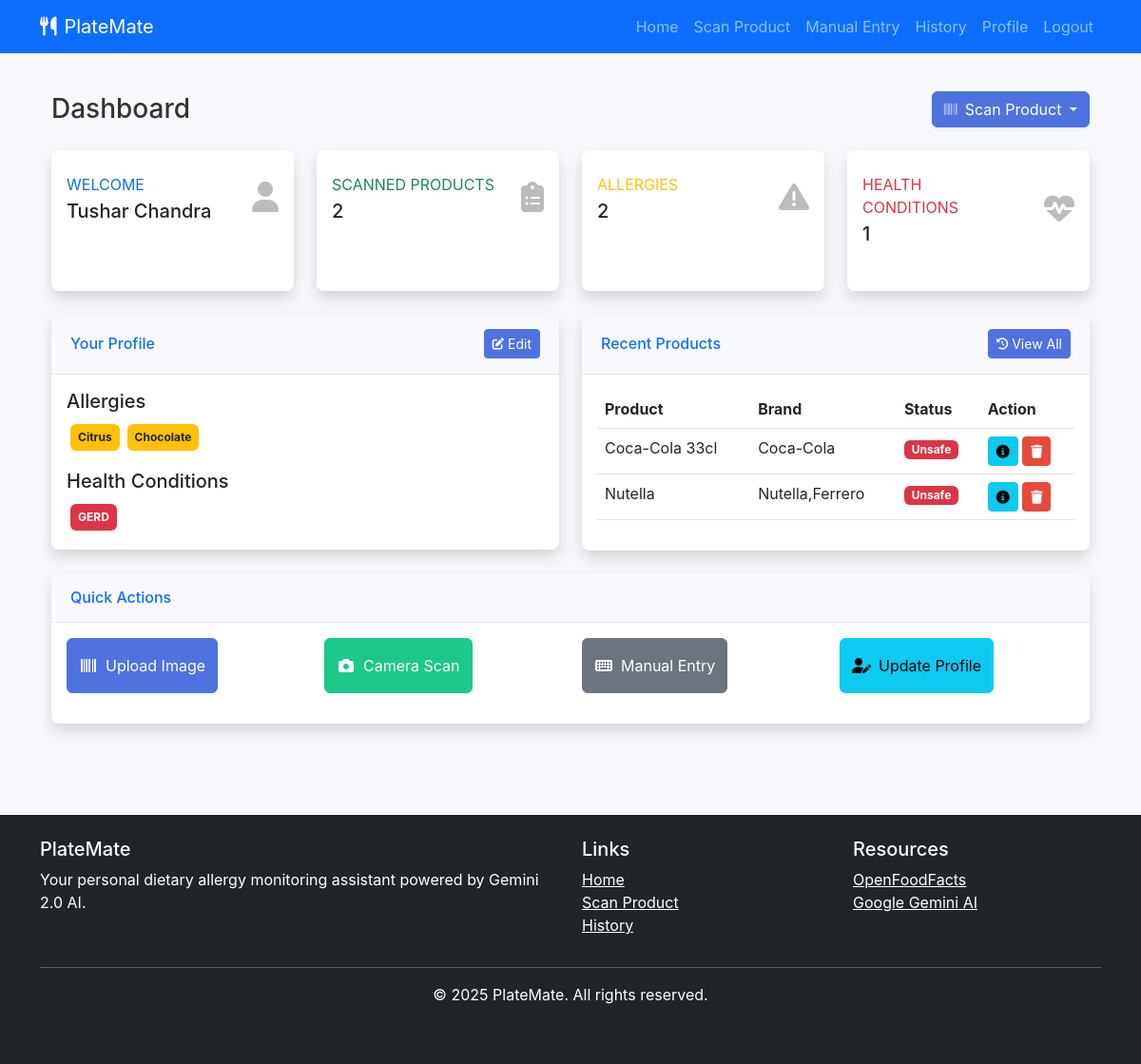
Page / (signed in) on the earlier database version.
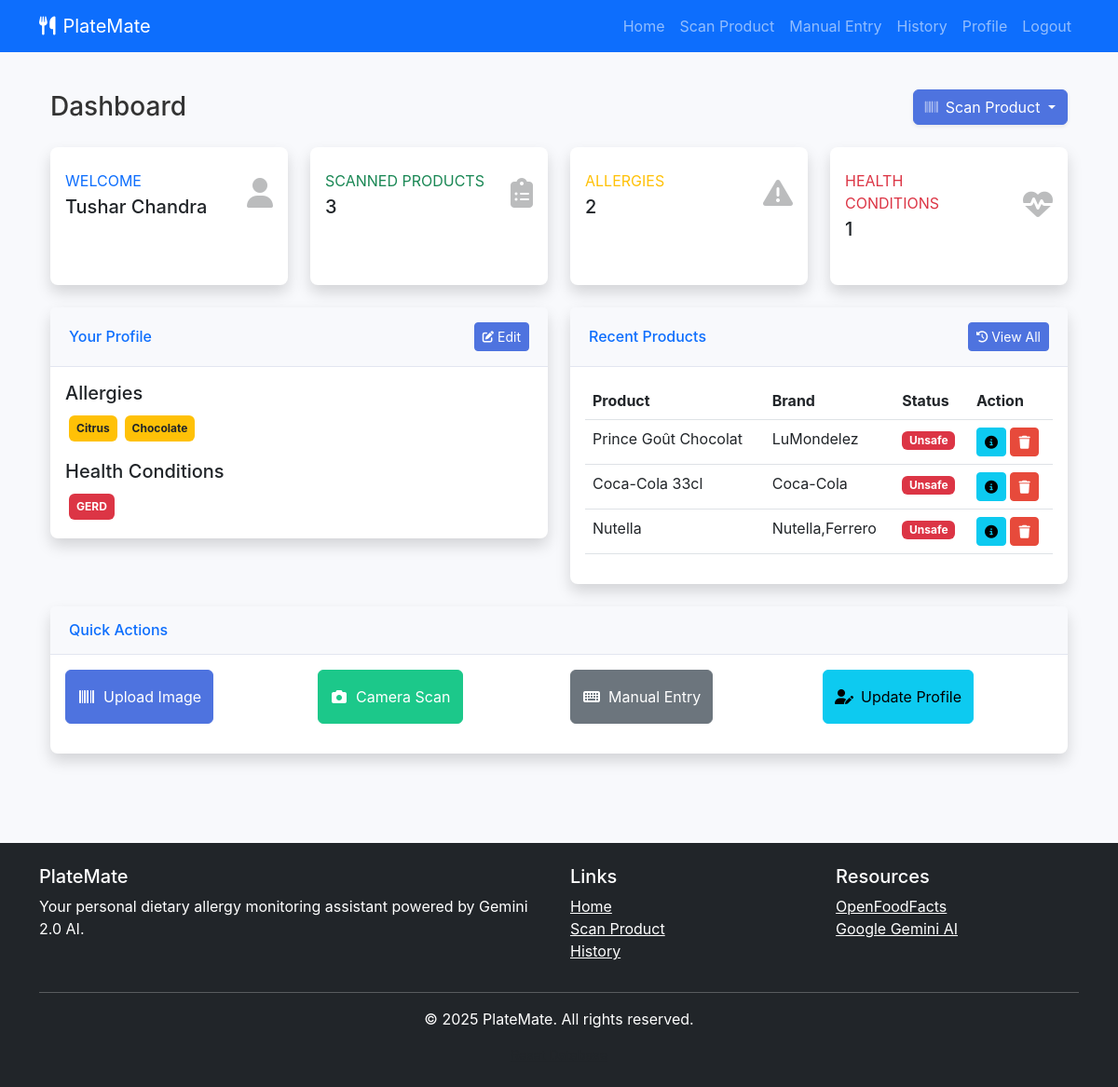
Same page on the later database version.
### app.py (models this page shows)
class User(db.Model):
    id = db.Column(db.Integer, primary_key=True)
    username = db.Column(db.String(120), unique=True, nullable=False)
    name = db.Column(db.String(120), nullable=False)
    mobile = db.Column(db.String(20), unique=True, nullable=False)
    age = db.Column(db.Integer, nullable=False)
    allergies = db.Column(db.String(255), default="")
    health_conditions = db.Column(db.String(255), default="")
    saved_products = db.relationship('SavedProduct', backref='user', lazy=True)

class SavedProduct(db.Model):
    id = db.Column(db.Integer, primary_key=True)
    barcode = db.Column(db.String(50), nullable=False)
    title = db.Column(db.String(200), nullable=False)
    brand = db.Column(db.String(100))
    category = db.Column(db.String(100))
    is_safe = db.Column(db.Boolean, default=True)
    user_id = db.Column(db.Integer, db.ForeignKey('user.id'), nullable=False)
    date_added = db.Column(db.DateTime, default=db.func.current_timestamp())

### app.py (the view)
@app.route('/')
def home():
    if 'user_id' in session:
        user = User.query.get(session['user_id'])
        if not user:
            session.clear()
            flash("User not found. Please log in again.", "danger")
            return redirect(url_for('login'))
        recent_products = SavedProduct.query.filter_by(user_id=user.id).order_by(SavedProduct.date_added.desc()).limit(5).all()
        return render_template('dashboard.html', user=user, recent_products=recent_products)
    return render_template('index.html')

### templates/dashboard.html (shortened to what this page needs)
{% extends 'base.html' %}
{% block content %}
<div class="container">
    <div class="d-sm-flex align-items-center justify-content-between mb-4">
        <h1 class="h3 mb-0 text-gray-800">Dashboard</h1>
        <div class="dropdown">
            <button class="btn btn-primary dropdown-toggle shadow-sm" type="button" id="scanDropdown" data-bs-toggle="dropdown" aria-expanded="false">
                <i class="fas fa-barcode fa-sm text-white-50 me-2"></i>Scan Product
            </button>
        </div>
    </div>
    <div class="row">
        <div class="col-xl-3 col-md-6 mb-4">
            <div class="card border-0 shadow h-100 py-2 stat-card stat-primary">
                <div class="card-body">
                    <div class="row no-gutters align-items-center">
                        <div class="col mr-2">
                            <div class="text-xs font-weight-bold text-primary text-uppercase mb-1">
                                Welcome
                            </div>
                            <div class="h5 mb-0 font-weight-bold text-gray-800">{{ user.name }}</div>
                        </div>
                        <div class="col-auto">
                            <i class="fas fa-user fa-2x text-gray-300 stat-icon"></i>
                        </div>
                    </div>
                </div>
            </div>
        </div>
        <div class="col-xl-3 col-md-6 mb-4">
            <div class="card border-0 shadow h-100 py-2 stat-card stat-success">
                <div class="card-body">
                    <div class="row no-gutters align-items-center">
                        <div class="col mr-2">
                            <div class="text-xs font-weight-bold text-success text-uppercase mb-1">
                                Scanned Products
                            </div>
                            <div class="h5 mb-0 font-weight-bold text-gray-800">{{ user.saved_products|length }}</div>
                        </div>
                        <div class="col-auto">
                            <i class="fas fa-clipboard-list fa-2x text-gray-300 stat-icon"></i>
                        </div>
                    </div>
                </div>
            </div>
        </div>
        <div class="col-xl-3 col-md-6 mb-4">
            <div class="card border-0 shadow h-100 py-2 stat-card stat-warning">
                <div class="card-body">
                    <div class="row no-gutters align-items-center">
                        <div class="col mr-2">
                            <div class="text-xs font-weight-bold text-warning text-uppercase mb-1">
                                Allergies
                            </div>
                            <div class="h5 mb-0 font-weight-bold text-gray-800">
                                {{ user.allergies.split(',')|length if user.allergies else 0 }}
                            </div>
                        </div>
                        <div class="col-auto">
                            <i class="fas fa-exclamation-triangle fa-2x text-gray-300 stat-icon"></i>
                        </div>
                    </div>
                </div>
            </div>
        </div>
        <div class="col-xl-3 col-md-6 mb-4">
            <div class="card border-0 shadow h-100 py-2 stat-card stat-danger">
                <div class="card-body">
                    <div class="row no-gutters align-items-center">
                        <div class="col mr-2">
                            <div class="text-xs font-weight-bold text-danger text-uppercase mb-1">
                                Health Conditions
                            </div>
                            <div class="h5 mb-0 font-weight-bold text-gray-800">
                                {{ user.health_conditions.split(',')|length if user.health_conditions else 0 }}
                            </div>
                        </div>
                        <div class="col-auto">
                            <i class="fas fa-heartbeat fa-2x text-gray-300 stat-icon"></i>
                        </div>
                    </div>
                </div>
            </div>
        </div>
    </div>
    <div class="row">
        <div class="col-lg-6">
            <div class="card shadow mb-4">
                <div class="card-header py-3 d-flex flex-row align-items-center justify-content-between">
                    <h6 class="m-0 font-weight-bold text-primary">Your Profile</h6>
                    <a href="{{ url_for('profile') }}" class="btn btn-sm btn-primary">
                         Edit
                    </a>
                </div>
                <div class="card-body">
                    <div class="mb-3">
                        <h5>Allergies</h5>
                        {% if user.allergies %}
                            <div class="d-flex flex-wrap">
                                {% for allergy in user.allergies.split(',') %}
                                    <span class="badge bg-warning text-dark m-1 p-2">{{ allergy.strip() }}</span>
                                {% endfor %}
                            </div>
                        {% else %}
                            <p class="text-muted">No allergies specified</p>
                        {% endif %}
                    </div>
                    <div>
                        <h5>Health Conditions</h5>
                        {% if user.health_conditions %}
                            <div class="d-flex flex-wrap">
                                {% for condition in user.health_conditions.split(',') %}
                                    <span class="badge bg-danger text-white m-1 p-2">{{ condition.strip() }}</span>
                                {% endfor %}
                            </div>
                        {% else %}
                            <p class="text-muted">No health conditions specified</p>
                        {% endif %}
                    </div>
                </div>
            </div>
        </div>
        <div class="col-lg-6">
            <div class="card shadow mb-4">
                <div class="card-header py-3 d-flex flex-row align-items-center justify-content-between">
                    <h6 class="m-0 font-weight-bold text-primary">Recent Products</h6>
                    <a href="{{ url_for('product_history') }}" class="btn btn-sm btn-primary">
                         View All
                    </a>
                </div>
                <div class="card-body">
                    {% if recent_products %}
                        <div class="table-responsive">
                            <table class="table table-hover">
                                <thead>
                                    <tr>
                                        <th>Product</th>
                                        <th>Brand</th>
                                        <th>Status</th>
                                        <th>Action</th>
                                    </tr>
                                </thead>
                                <tbody>
                                    {% for product in recent_products %}
                                        <tr>
                                            <td>{{ product.title }}</td>
                                            <td>{{ product.brand }}</td>
                                            <td>
                                                {% if product.is_safe %}
                                                    <span class="badge bg-success">Safe</span>
                                                {% else %}
                                                    <span class="badge bg-danger">Unsafe</span>
                                                {% endif %}
                                            </td>
                                            <td>
                                                <a href="{{ url_for('product_details', barcode=product.barcode) }}" class="btn btn-sm btn-info">
                                                    <i class="fas fa-info-circle"></i>
                                                </a>
                                                <form action="{{ url_for('delete_product', product_id=product.id) }}" method="POST" class="d-inline" onsubmit="return confirm('Are you sure you want to delete this product from your history?');">
                                                    <button type="submit" class="btn btn-sm btn-danger">
                                                        <i class="fas fa-trash"></i>
                                                    </button>
                                                </form>
                                            </td>
                                        </tr>
                                    {% endfor %}
                                </tbody>
                            </table>
                        </div>
                    {% endif %}
                </div>
            </div>
        </div>
    </div>
    <div class="row">
        <div class="col-12">
            <div class="card shadow mb-4">
                <div class="card-header py-3">
                    <h6 class="m-0 font-weight-bold text-primary">Quick Actions</h6>
                </div>
                <div class="card-body">
                    <div class="row">
                        <div class="col-md-3 mb-3">
                            <a href="{{ url_for('scan_barcode') }}" class="btn btn-primary btn-block py-3">
                                <i class="fas fa-barcode fa-fw me-2"></i>Upload Image
                            </a>
                        </div>
                        <div class="col-md-3 mb-3">
                            <a href="{{ url_for('scan_camera') }}" class="btn btn-success btn-block py-3">
                                <i class="fas fa-camera fa-fw me-2"></i>Camera Scan
                            </a>
                        </div>
                        <div class="col-md-3 mb-3">
                            <a href="{{ url_for('manual_entry') }}" class="btn btn-secondary btn-block py-3">
                                <i class="fas fa-keyboard fa-fw me-2"></i>Manual Entry
                            </a>
                        </div>
                        <div class="col-md-3 mb-3">
                            <a href="{{ url_for('profile') }}" class="btn btn-info btn-block py-3">
                                <i class="fas fa-user-edit fa-fw me-2"></i>Update Profile
                            </a>
                        </div>
                    </div>
                </div>
            </div>
        </div>
    </div>
</div>
{% endblock %}

### templates/base.html (shortened to what this page needs)
<!DOCTYPE html>
<html lang="en">
<head>
    <link href="https://cdn.jsdelivr.net/npm/bootstrap@5.3.0/dist/css/bootstrap.min.css" rel="stylesheet">
    <link rel="stylesheet" href="https://cdnjs.cloudflare.com/ajax/libs/font-awesome/6.4.0/css/all.min.css">
    <link rel="stylesheet" href="{{ url_for('static', filename='css/style.css') }}">
</head>
<body>
    <nav class="navbar navbar-expand-lg navbar-dark bg-primary">
        <div class="container">
            <a class="navbar-brand" href="{{ url_for('home') }}">
                <i class="fas fa-utensils me-2"></i>PlateMate
            </a>
            <div class="collapse navbar-collapse" id="navbarNav">
                <ul class="navbar-nav ms-auto">
                    <li class="nav-item">
                        <a class="nav-link" href="{{ url_for('home') }}">Home</a>
                    </li>
                    {% if 'user_id' in session %}
                        <li class="nav-item">
                            <a class="nav-link" href="{{ url_for('scan_barcode') }}">Scan Product</a>
                        </li>
                        <li class="nav-item">
                            <a class="nav-link" href="{{ url_for('manual_entry') }}">Manual Entry</a>
                        </li>
                        <li class="nav-item">
                            <a class="nav-link" href="{{ url_for('product_history') }}">History</a>
                        </li>
                        <li class="nav-item">
                            <a class="nav-link" href="{{ url_for('profile') }}">Profile</a>
                        </li>
                        <li class="nav-item">
                            <a class="nav-link" href="{{ url_for('logout') }}">Logout</a>
                        </li>
                    {% endif %}
                </ul>
            </div>
        </div>
    </nav>
    <main class="container py-4">
        {% block content %}{% endblock %}
    </main>
    <footer class="bg-dark text-white py-4 mt-5">
        <div class="container">
            <div class="row">
                <div class="col-md-6">
                    <h5>PlateMate</h5>
                    <p>Your personal dietary allergy monitoring assistant powered by Gemini 2.0 AI.</p>
                </div>
                <div class="col-md-3">
                    <h5>Links</h5>
                    <ul class="list-unstyled">
                        <li><a href="{{ url_for('home') }}" class="text-white">Home</a></li>
                        {% if 'user_id' in session %}
                            <li><a href="{{ url_for('scan_barcode') }}" class="text-white">Scan Product</a></li>
                            <li><a href="{{ url_for('product_history') }}" class="text-white">History</a></li>
                        {% else %}
                            <li><a href="{{ url_for('login') }}" class="text-white">Login</a></li>
                            <li><a href="{{ url_for('register') }}" class="text-white">Register</a></li>
                        {% endif %}
                    </ul>
                </div>
                <div class="col-md-3">
                    <h5>Resources</h5>
                    <ul class="list-unstyled">
                        <li><a href="https://world.openfoodfacts.org/" class="text-white" target="_blank">OpenFoodFacts</a></li>
                        <li><a href="https://ai.google.dev/" class="text-white" target="_blank">Google Gemini AI</a></li>
                    </ul>
                </div>
            </div>
            <hr>
            <div class="text-center">
                <p>&copy; {{ now.year }} PlateMate. All rights reserved.</p>
                <div class="mt-2 small">
                    <a href="{{ url_for('reset_database') }}" class="text-muted">Reset Database</a>
                </div>
            </div>
        </div>
    </footer>
</body>
</html>

Differences in the rows shown:
added SavedProduct: title "Prince Goût Chocolat", brand "LuMondelez", is_safe "Unsafe"
Other differences:
{{ user.saved_products|length }}: "2" → "3"
